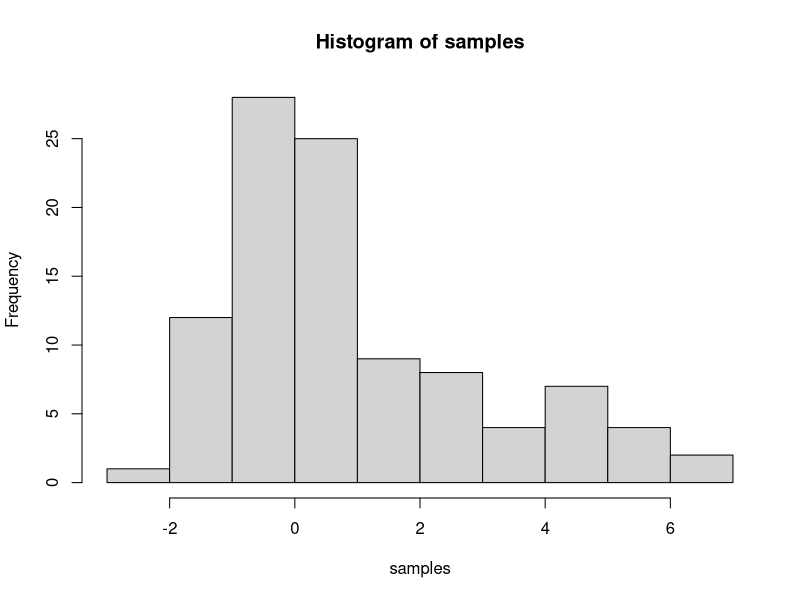

The R source for this figure: (Note: this script raises an error after producing the figure.)
###part a###
##initialize all the things!##
p1 <- .7
p2 <- .3
mu1 <- 0
mu2 <- 3
var1 <- 1
var2 <- 4

GMM <- function(N = 100, p1 = .7, p2 = .3, mu1 = 0, mu2 = 3, var1 = 1, var2 = 4) {
  X <- matrix(0, N, 1)
  n1 = n2 = 0
  
  for(i in 1:N) {
    prob <- runif(1)
    if(prob < p1) {
      X[i, 1] <- rnorm(1, mean = mu1, sd = sqrt(var1) )
    } else {
      X[i, 1] <- rnorm(1, mean = mu2, sd = sqrt(var2) )
    }
  }
  return(X)
}

samples <- GMM(100, p1, p2, mu1, mu2, var1, var2)

histsmaples <- hist(samples, breaks = 10)

###part b, i###



###part b, ii: steepest ascent algorithm###

##test function for f(x1,x2) = -(10-x1)^2 - (5-x2)^2

##initialize the function
#x is a vector of param x1 and x2
testfunction <- function(x) {
  y <- -(10-x[1])^2 - (5 - x[2])^2
  return(y)
}

##function to calculate the gradient
#x is a vector of params x1 and x2
gradient <- function(x) {
  df.dx1 <- (20 - 2*x[1])
  df.dx2 <- (10 - 2*x[2])
  grad <- c(df.dx1,df.dx2)
  return(grad)
}

##function to calculate the norm of the gradient
norm <- function(grad) {
  gradnorm = sqrt(sum(grad^2))
  return(gradnorm)
}

##steepest ascent algorithm for test function
##inputs:
#starts <- start values for all params, as a vector
#target <- some sufficiently small value
#step <- how far each step moves

##output: a path for x1/x2 to maximizers

ascent <- function(starts = c(0,0), target = .01, step = .1) {
  #initializing
  x.new <- starts
  grad.new <- gradient(x.new)
  path <- matrix(0,1,2)
  gradients <- matrix(0,1,2)
  
  #loop will continue testing norm of gradient until it is smaller than the target
  while (norm(grad.new) > target) {
    
    #test to make sure gradient is continuing to get smaller, if not, we decrease step
    if (grad.new[1] %in% gradients[,1] && grad.new[2] %in% gradients[,2]) {
      step <- step/2
    }
    
    path <- rbind(path, x.new)  #add new x to previous path
    
    #make room for new x/gradient of new x, and store old gradients in matrix of past values
    x.old <- x.new 
    grad.old <- grad.new 
    gradients <- rbind(gradients,grad.old)
    
    #calculate the direction of the new x
    dir <- grad.old/norm(grad.old)
    
    #get new x and gradient
    x.new <- x.old + dir*step
    grad.new <- gradient(x.new)
  }

  return(rbind(path,x.new))
}

test <- ascent()
test

##steepest ascent for two component gmm
##gmm of two normal RVs: N(mu1,var1) w/ prob of p1 & N(mu2,var2) w/ prob p2


##initialize the function
#params to optimize: mu1, mu2, var1, var2, p1, p2
#by law of total probability, we know p2 = 1-p1
#params is a vector of 5 initial values, with p2 calculated on the fly
#this is the combined pdf 

gmmfxn <- function(params) {
  x <- c(params, 1-params[5])
  #combined pdf goes here
  return(y)
}

##function to calculate the gradient
#x is a vector of params x1 and x2
#params is a vector of 6 initial values, with condition p1 + p2 = 1
#df.dx represents derivative w/ respect to x
gradient <- function(params) {
  df.dmu1 <- #partial deriv for mu1
  df.dmu2 <- #partial deriv for mu2
  df.dvar1 <- #partial deriv for var1
  df.dvar2 <- #partial deriv for var2
  df.dp1 <- #partial deriv for p1
  df.dp2 <- #partial deriv for p2
  grad <- c(df.dmu1,df.dmu2, df.dvar1,df.dvar2,df.dp1, df.dp2)
  return(grad)
}

##function to calculate the norm of the gradient
norm <- function(grad) {
  gradnorm = sqrt(sum(grad^2))
  return(gradnorm)
}

##steepest ascent algorithm for test function
##inputs:
#starts <- start values for all params, as a vector
#target <- some sufficiently small value
#step <- how far each step moves

##output: a path for x1/x2 to maximizers

ascent <- function(starts = c(0,0), target = .01, step = .1) {
  #initializing
  x.new <- starts
  grad.new <- gradient(x.new)
  path <- matrix(0,1,2)
  gradients <- matrix(0,1,2)
  
  #loop will continue testing norm of gradient until it is smaller than the target
  while (norm(grad.new) > target) {
    
    #test to make sure gradient is continuing to get smaller, if not, we decrease step
    if (grad.new[1] %in% gradients[,1] && grad.new[2] %in% gradients[,2]) {
      step <- step/2
    }
    
    path <- rbind(path, x.new)  #add new x to previous path
    
    #make room for new x/gradient of new x, and store old gradients in matrix of past values
    x.old <- x.new 
    grad.old <- grad.new 
    gradients <- rbind(gradients,grad.old)
    
    #calculate the direction of the new x
    dir <- grad.old/norm(grad.old)
    
    #get new x and gradient
    x.new <- x.old + dir*step
    grad.new <- gradient(x.new)
  }
  
  return(rbind(path,x.new))
}

test <- ascent()
test
